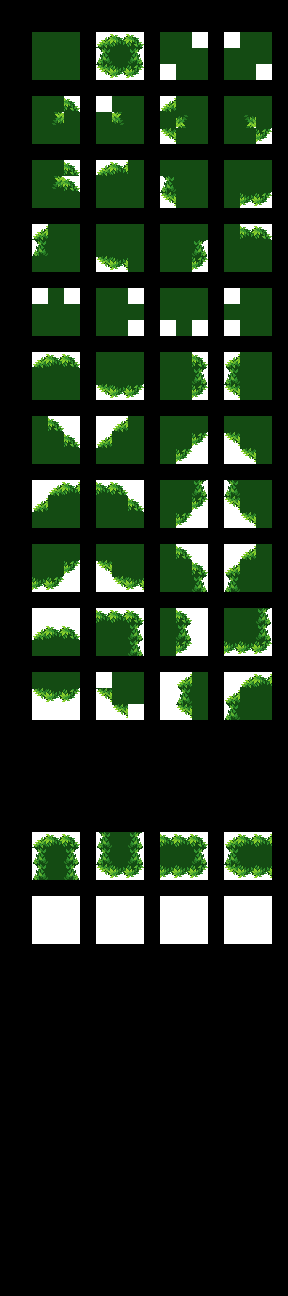

This is a level from a 2D game, rendered from its Tiled map with the project's own tilesets. A one-line summary and the map file follow, with tile-layer data summarised:
An orthogonal 18x81 tile map with 16x16 px tiles, 3 tile layers (regions, input_background, output_background).

<map version="1.10" tiledversion="1.10.1" orientation="orthogonal" renderorder="right-down" width="18" height="81" tilewidth="16" tileheight="16" infinite="0" nextlayerid="5" nextobjectid="1">
 <tileset firstgid="1" source="tiles.tsx" />
 <layer id="1" name="regions" width="18" height="81">
  <data>[1458 cells, 432 non-empty, 13 distinct tile ids]</data>
 </layer>
 <layer id="3" name="input_background" width="18" height="81">
  <data>[1458 cells, 270 non-empty, 1 distinct tile ids]</data>
 </layer>
 <layer id="4" name="output_background" width="18" height="81">
  <data>[1458 cells, 199 non-empty, 30 distinct tile ids]</data>
 </layer>
</map>